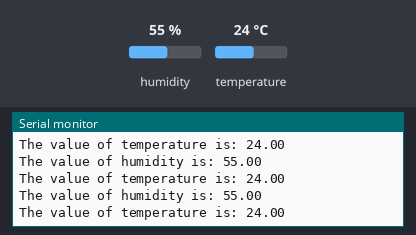
Bench run of a sketch on a simulated Arduino Uno, built with avr-gcc and run on an emulated ATmega328P. Shown: the last lines printed to the serial monitor. Inputs (shaded band) come from the test bench; at power-on: humidity 55 %, temperature 24 °C.

Above: at 2.8 s.
2.9 s: humidity set to 22 %
At 4.9 s:
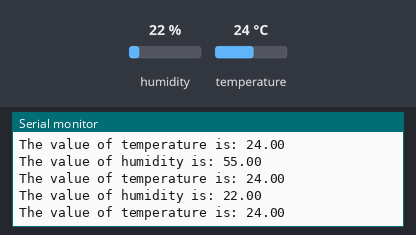
5.6 s: temperature set to 12 °C
At 6.9 s:
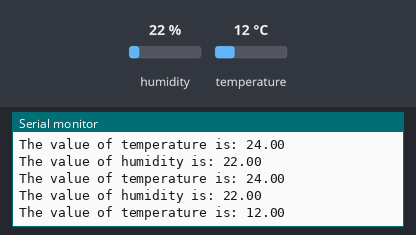
8.3 s: humidity set to 40 %
At 9.9 s:
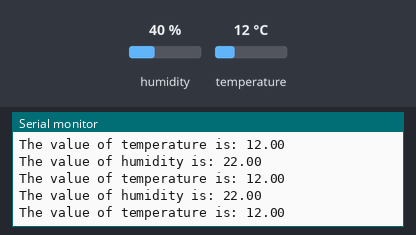
Timing chart, 0 to 11.4 s (numbered marks = the images above; inputs shaded):
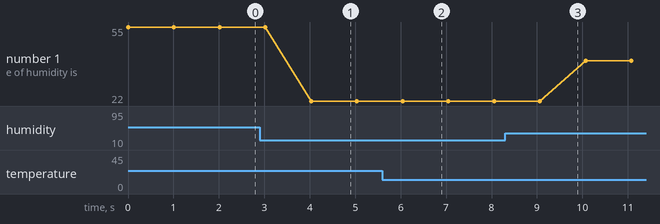

The sketch:

HumidityDataCollection.ino
```cpp
#include <DHT.h>

#define DHTPIN 2 //data pin of the DHT sensor
#define DHTTYPE DHT22 //DHT 22

DHT dht(DHTPIN, DHTTYPE);

void setup() {
  Serial.begin(9600);

}

void loop() {

  float humidity = dht.readHumidity();
  float temperature = dht.readTemperature();

  Serial.print("The value of humidity is: ");
  Serial.println(humidity);

  Serial.print("The value of temperature is: ");
  Serial.println(temperature);

  delay(1000);

}
```

Measured:
- after the input at 2.9 s, the serial monitor: prints a new line after 1.1 s (image 1)
- after the input at 5.6 s, the serial monitor: prints a new line after 0.48 s (image 2)
- plotted number 1: 55 → 22 after the input at 2.9 s, 22 → 40 after the input at 8.3 s
